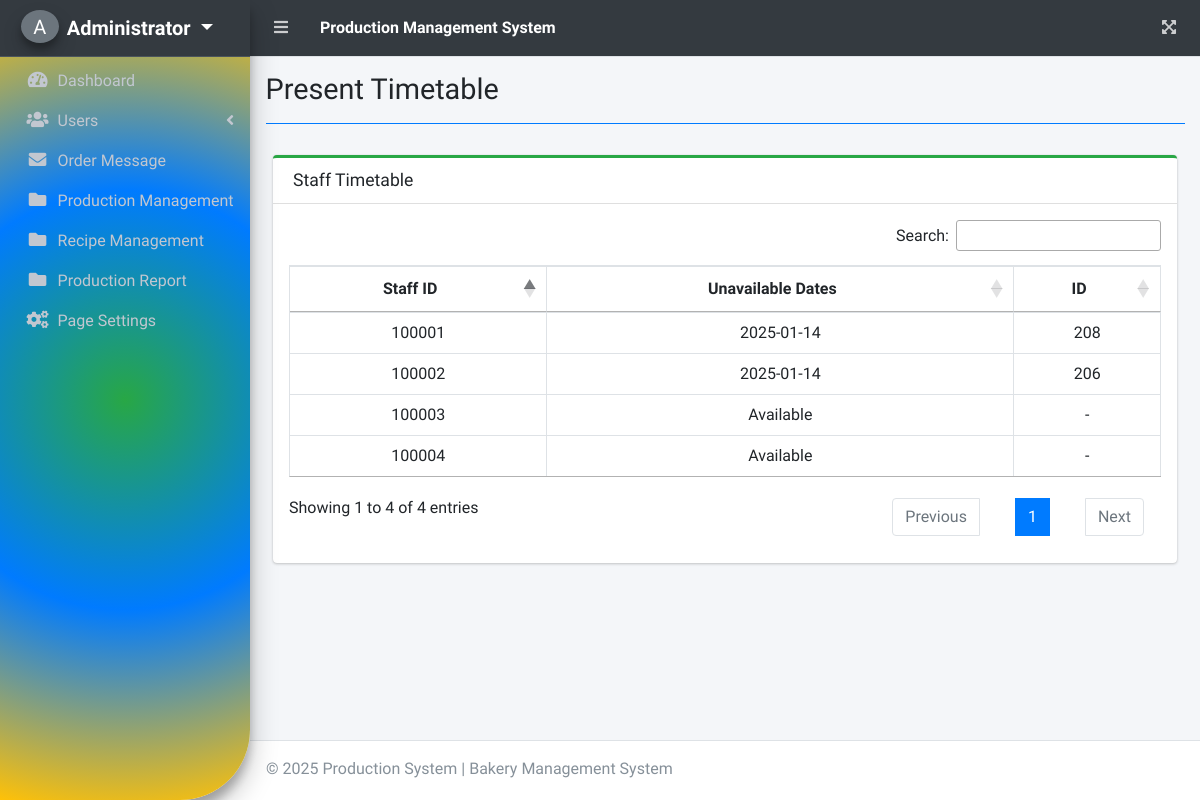
The page /index.php?page=present_timetable (signed in) on the database as committed earlier.
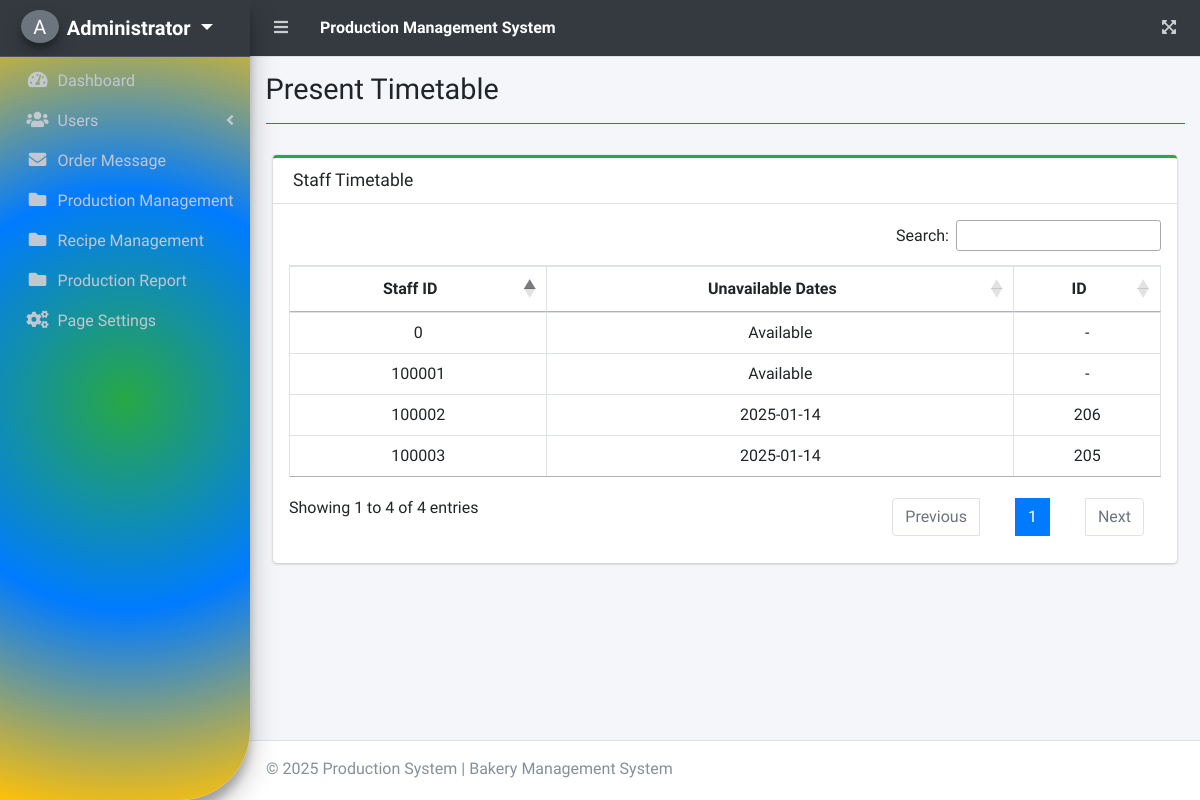
The same page on the database as committed later.
### tables this page shows
CREATE TABLE `categories` (
  `order_id` int(11) NOT NULL,
  `id` int(11) NOT NULL,
  `product_id` int(11) NOT NULL,
  `recipe_name` varchar(255) NOT NULL,
  `qty_product` int(11) NOT NULL,
  `staff_id` text NOT NULL,
  `created_at` timestamp NOT NULL DEFAULT current_timestamp(),
  `starteddate` varchar(50) NOT NULL,
  `enddate` varchar(20) NOT NULL,
  `hours` int(6) NOT NULL,
  `status` text NOT NULL,
  `quality_test` text NOT NULL,
  `comment` text NOT NULL,
  `ingredients_data` text DEFAULT NULL
);

### present_timetable.php (the view, shortened to what the changed rows need)
<?php include 'db_connect.php'; ?>
<div class="col-lg-12">
    <div class="card card-outline card-success">
        <div class="card-body p-3">
            <div class="table-responsive">
                <table class="table table-hover table-bordered" id="timetable">
                    <thead>
                        <tr>
                            <th class="text-center">Staff ID</th>
                            <th class="text-center">Unavailable Dates</th>
                            <th class="text-center">ID</th>
                        </tr>
                    </thead>
                    <tbody>
                        <?php
                        $stmt = $conn->prepare("SELECT DISTINCT staff_id FROM users WHERE type = ?");
                        $type = 3;
                        $stmt->bind_param("i", $type);
                        $stmt->execute();
                        $qry = $stmt->get_result();
                        while ($row = $qry->fetch_assoc()):
                            $staff_id = $row['staff_id'];
                            $unavailable_dates = [];
                            $schedule_stmt = $conn->prepare("SELECT starteddate, enddate, id, status FROM categories WHERE staff_id = ?");
                            $schedule_stmt->bind_param("s", $staff_id);
                            $schedule_stmt->execute();
                            $schedule_qry = $schedule_stmt->get_result();
                            if ($schedule_qry) {
                                while ($sched = $schedule_qry->fetch_assoc()) {
                                    if ($sched['status'] !== 'Finished') {
                                        $start_date = new DateTime($sched['starteddate']);
                                        $end_date = new DateTime($sched['enddate']);
                                        $interval = new DateInterval('P1D');
                                        $date_range = new DatePeriod($start_date, $interval, $end_date->modify('+1 day'));
                                        foreach ($date_range as $date) {
                                            $unavailable_dates[] = [
                                                'date' => $date->format('Y-m-d'),
                                                'id' => $sched['id']
                                            ];
                                        }
                                    }
                                }
                            }
                        ?>
                        <tr>
                            <td class="text-center"> <?php echo $staff_id; ?> </td>
                            <td class="text-center">
                                <?php
                                if (empty($unavailable_dates)) {
                                    echo "Available";
                                } else {
                                    foreach ($unavailable_dates as $unavailable) {
                                        if ($unavailable['date'] >= date('Y-m-d')) {
                                            echo $unavailable['date'] . "<br>";
                                        }
                                    }
                                }
                                ?>
                            </td>
                            <td class="text-center">
                                <?php
                                if (empty($unavailable_dates)) {
                                    echo "-";
                                } else {
                                    foreach ($unavailable_dates as $unavailable) {
                                        if ($unavailable['date'] >= date('Y-m-d')) {
                                            echo $unavailable['id'] . "<br>";
                                        }
                                    }
                                }
                                ?>
                            </td>
                        </tr>
                        <?php endwhile; ?>
                    </tbody>
                </table>
            </div>
        </div>
    </div>
</div>
<link rel="stylesheet" type="text/css" href="https://cdn.datatables.net/1.12.1/css/jquery.dataTables.css">

### sidebar.php (shortened to what the changed rows need)
<aside class="main-sidebar sidebar-dark-dark elevation-4">
  <div class="dropdown">
 	<a href="javascript:void(0)" class="brand-link dropdown-toggle" data-toggle="dropdown" aria-expanded="True">
      <span class="brand-image img-circle elevation-3 d-flex justify-content-center align-items-center bg-secondary text-white font-weight-500" style="width: 38px;height:50px"><?php echo strtoupper(substr($_SESSION['login_fullname'], 0,1)) ?></span>
      <span class="brand-text font-weight-bold"><?php echo ucwords($_SESSION['login_fullname']) ?></span>
    </a>
  </div>
</aside>

Rows that differ between the two databases and show on the page:
removed categories: enddate "2025-01-14", id "208"
now on this page (row edited): categories: enddate "2025-01-14", id "205"
Other text that changed with them:
new list line: "Available -"
new list line: "0 Available -"
list line gone: "100004 Available -"
list line gone: "Available -"
